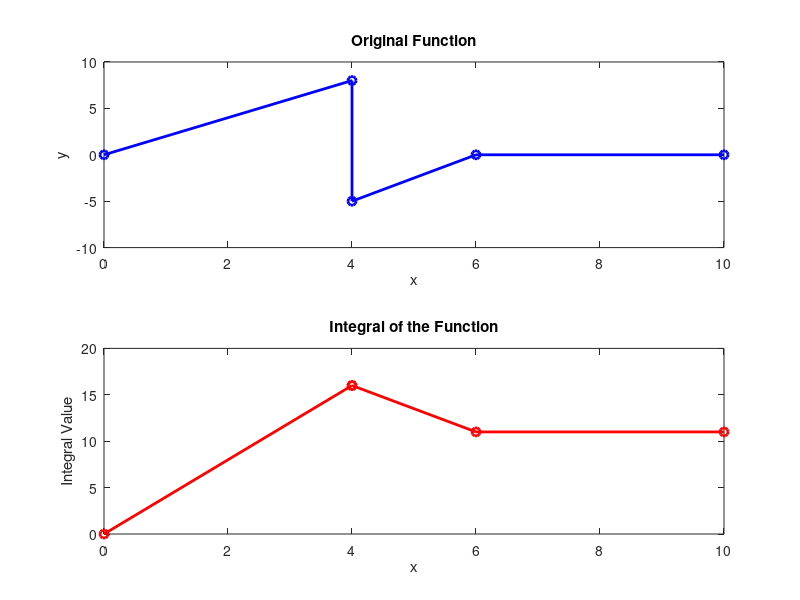

Reproduce this figure in MATLAB. (Note: this script raises an error after producing the figure.)
% Define the coordinates of the points
x = [0, 4, 4, 6, 10];
y = [0, 8, -5, 0, 0];

% Calculate the integral using trapezoidal rule
integral_value = trapz(x, y);

% Display the integral value
disp(['Integral Value: ', num2str(integral_value)]);

% Calculate the cumulative integral values
cumulative_integral = cumtrapz(x, y);

% Plot the original function
figure;
subplot(2,1,1);
plot(x, y, 'bo-',  'LineWidth', 2);
title('Original Function');
xlabel('x');
ylabel('y');

% Set x-axis and y-axis limits
xlim([0, 10]);
ylim([-10, 10]);

% Plot the integral
subplot(2,1,2);
plot(x, cumulative_integral, 'ro-',  'LineWidth', 2);
title('Integral of the Function');
xlabel('x');
ylabel('Integral Value');
sgtitle('Function and its Integral');